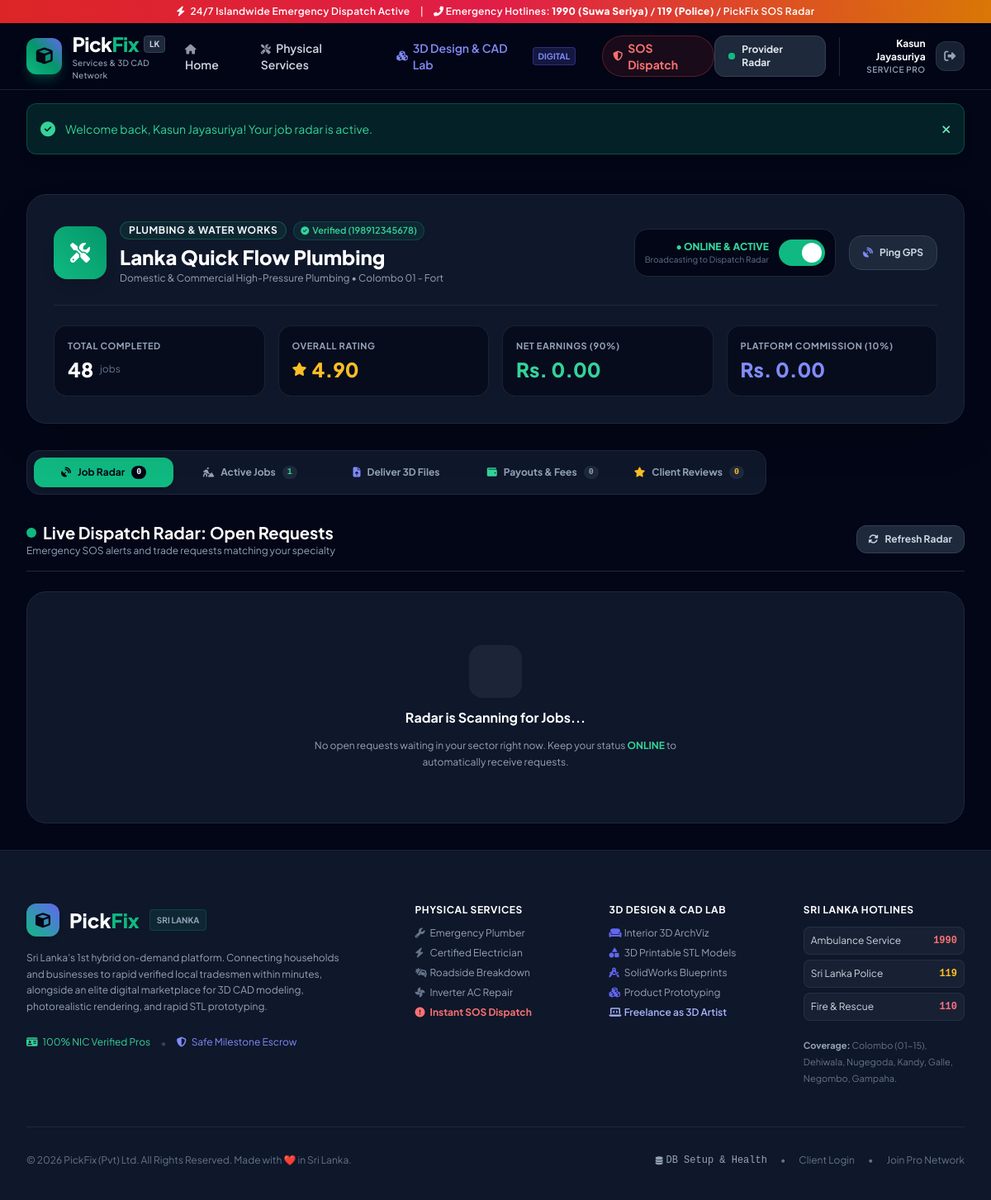
Screenshot of /provider_dashboard.php (signed in) with the database file from the repository.
### tables this page shows
CREATE TABLE `providers` (
    `id` INT AUTO_INCREMENT PRIMARY KEY,
    `user_id` INT NOT NULL UNIQUE,
    `workshop_name` VARCHAR(150) NULL COMMENT 'Registered garage, workshop, or studio name',
    `category` VARCHAR(50) NOT NULL COMMENT 'plumber, electrician, mechanic, ac_repair, 3d_design, emergency',
    `sub_category` VARCHAR(120) NULL COMMENT 'e.g. Hybrid Diagnostics, Engine Repair, Bodywork, Emergency Towing',
    `engine_types` VARCHAR(120) NULL DEFAULT 'Petrol, Diesel, Hybrid/EV' COMMENT 'Supported engine types for mechanics',
    `specialties` VARCHAR(255) NULL COMMENT 'Comma-separated keywords for instant search',
    `towing_available` TINYINT(1) NOT NULL DEFAULT 0 COMMENT '1 = Flatbed/wheel-lift towing truck available',
    `nic_number` VARCHAR(20) NOT NULL COMMENT 'Sri Lankan NIC format (e.g. 199012345678 or 901234567V)',
    `is_verified` TINYINT(1) NOT NULL DEFAULT 1 COMMENT '1 = Verified with Sri Lankan NIC & Business Registration, 0 = Pending',
    `is_online` TINYINT(1) NOT NULL DEFAULT 1 COMMENT '1 = Online / Available for Job Radar, 0 = Offline',
    `current_lat` DECIMAL(10, 8) NOT NULL DEFAULT 6.92710000 COMMENT 'Current latitude (Default Colombo)',
    `current_lng` DECIMAL(11, 8) NOT NULL DEFAULT 79.86120000 COMMENT 'Current longitude (Default Colombo)',
    `city` VARCHAR(100) NOT NULL DEFAULT 'Colombo',
    `rating` DECIMAL(3, 2) NOT NULL DEFAULT 4.80,
    `total_jobs` INT NOT NULL DEFAULT 0,
    `hourly_rate` DECIMAL(10, 2) NOT NULL DEFAULT 2500.00 COMMENT 'Base service or hourly rate in LKR',
    `bio` TEXT NULL,
    `portfolio_url` VARCHAR(255) NULL,
    `created_at` TIMESTAMP NOT NULL DEFAULT CURRENT_TIMESTAMP,
    `updated_at` TIMESTAMP NOT NULL DEFAULT CURRENT_TIMESTAMP ON UPDATE CURRENT_TIMESTAMP,
    CONSTRAINT `fk_providers_user` FOREIGN KEY (`user_id`) REFERENCES `users` (`id`) ON DELETE CASCADE,
    INDEX `idx_providers_category` (`category`),
    INDEX `idx_providers_online` (`is_online`),
    INDEX `idx_providers_verified` (`is_verified`),
    INDEX `idx_providers_towing` (`towing_available`),
    INDEX `idx_providers_location` (`current_lat`, `current_lng`)
);

CREATE TABLE `users` (
    `id` INT AUTO_INCREMENT PRIMARY KEY,
    `name` VARCHAR(100) NOT NULL,
    `email` VARCHAR(150) NOT NULL UNIQUE,
    `phone` VARCHAR(20) NOT NULL,
    `password_hash` VARCHAR(255) NOT NULL,
    `role` ENUM('customer', 'provider') NOT NULL DEFAULT 'customer',
    `avatar_url` VARCHAR(255) NULL DEFAULT 'assets/images/default-avatar.png',
    `created_at` TIMESTAMP NOT NULL DEFAULT CURRENT_TIMESTAMP,
    `updated_at` TIMESTAMP NOT NULL DEFAULT CURRENT_TIMESTAMP ON UPDATE CURRENT_TIMESTAMP,
    INDEX `idx_users_email` (`email`),
    INDEX `idx_users_role` (`role`)
);

### provider_dashboard.php (the view, shortened to what the rows shown need)
<?php
require_once __DIR__ . '/config/database.php';
$currentUser = current_user();
$db = get_db();
$provStmt = $db->prepare("
    SELECT p.*, u.name, u.email, u.phone
    FROM providers p
    JOIN users u ON p.user_id = u.id
    WHERE p.id = :pid LIMIT 1
");
$provStmt->execute([':pid' => $currentUser['provider_id']]);
$providerProfile = $provStmt->fetch();
$providerCategory = $providerProfile['category'];
$is3DDesigner = ($providerCategory === '3d_design');
$isMechanic = ($providerCategory === 'mechanic');
require_once __DIR__ . '/includes/header.php';
?>
<div class="max-w-7xl mx-auto px-4 sm:px-6 lg:px-8 py-8 w-full">
    <div class="bg-dark-900 border border-slate-800 rounded-3xl p-6 sm:p-8 shadow-2xl mb-8 backdrop-blur-xl">
        <div class="flex flex-col lg:flex-row lg:items-center justify-between gap-6 pb-6 border-b border-slate-800">
            <div class="flex items-center gap-4">
                <div>
                    <div class="flex items-center gap-2 mb-1">
                        <span class="text-xs font-bold uppercase tracking-wider <?= $is3DDesigner ? 'text-indigo-400 bg-indigo-500/10 border-indigo-500/30' : ($isMechanic ? 'text-amber-400 bg-amber-500/10 border-amber-500/30' : 'text-brand-400 bg-brand-500/10 border-brand-500/30') ?> px-2.5 py-0.5 rounded-full border">
                            <?= sanitize(get_service_label($providerCategory)) ?>
                        </span>
                        <span class="text-[11px] text-emerald-400 bg-emerald-500/10 px-2 py-0.5 rounded-full border border-emerald-500/20 font-semibold flex items-center gap-1">
                            <i class="fas fa-check-circle text-[10px]"></i> Verified (<?= sanitize($providerProfile['nic_number']) ?>)
                        </span>
                    </div>
                    <h1 class="text-2xl font-black text-white">
                        <?= sanitize($providerProfile['workshop_name'] ?: $providerProfile['name']) ?>
                    </h1>
                    <p class="text-xs text-slate-400 mt-0.5">
                        <?= sanitize($providerProfile['sub_category'] ?: 'Sri Lanka Registered Pro') ?> • <?= sanitize($providerProfile['city']) ?>
                    </p>
                </div>
            </div>
        </div>
        <div class="grid grid-cols-2 sm:grid-cols-4 gap-4 pt-6">
            <div class="p-4 bg-slate-950/60 rounded-2xl border border-slate-800/80">
                <span class="text-[11px] font-bold uppercase tracking-wider text-slate-400 block mb-1">Total Completed</span>
                <div class="text-2xl font-black text-white flex items-center gap-2">
                    <?= (int)$providerProfile['total_jobs'] ?>
                    <span class="text-xs font-normal text-slate-500">jobs</span>
                </div>
            </div>
            <div class="p-4 bg-slate-950/60 rounded-2xl border border-slate-800/80">
                <span class="text-[11px] font-bold uppercase tracking-wider text-slate-400 block mb-1">Overall Rating</span>
                <div class="text-2xl font-black text-amber-400 flex items-center gap-1.5">
                    <i class="fas fa-star text-base"></i>
                    <?= number_format((float)$providerProfile['rating'], 2) ?>
                </div>
            </div>
        </div>
    </div>
    <div id="pTabContent-radar" class="space-y-6">
        <div class="flex items-center justify-between pb-4 border-b border-slate-800">
            <div>
                <h2 class="text-xl font-bold text-white flex items-center gap-2">
                    <span class="w-3 h-3 rounded-full bg-emerald-500 animate-ping"></span>
                    Live Dispatch Radar: Open Requests
                </h2>
            </div>
        </div>
    </div>
</div>
<?php require_once __DIR__ . '/includes/footer.php'; ?>

### includes/header.php (shortened to what the rows shown need)
<?php
require_once __DIR__ . '/../config/database.php';
$currentUser = current_user();
?>
<!DOCTYPE html>
<html lang="en" class="scroll-smooth">
<head>
    <script src="https://cdn.tailwindcss.com"></script>
    <link rel="stylesheet" href="https://cdnjs.cloudflare.com/ajax/libs/font-awesome/6.4.0/css/all.min.css">
    <link rel="stylesheet" href="https://unpkg.com/leaflet@1.9.4/dist/leaflet.css"/>
</head>
<body class="bg-dark-950 text-slate-100 min-h-screen flex flex-col selection:bg-brand-500 selection:text-slate-950">
    <nav class="sticky top-0 z-50 backdrop-blur-md bg-dark-950/90 border-b border-slate-800/80 transition-all">
        <div class="max-w-7xl mx-auto px-4 sm:px-6 lg:px-8">
            <div class="flex items-center justify-between h-20">
                <div class="hidden sm:flex items-center gap-4">
                    <?php if ($currentUser): ?>
                        <?php if ($currentUser['role'] === 'customer'): ?>
                            <a href="customer_dashboard.php" class="inline-flex items-center gap-2 px-4 py-2 rounded-xl text-xs font-bold bg-dark-800 border border-slate-700 hover:border-brand-500 text-slate-200 hover:text-white transition shadow-sm">
                                <i class="fas fa-th-large text-brand-500"></i> Customer Hub
                            </a>
                        <?php else: ?>
                            <a href="provider_dashboard.php" class="inline-flex items-center gap-2 px-4 py-2 rounded-xl text-xs font-bold bg-dark-800 border border-slate-700 hover:border-indigo-500 text-slate-200 hover:text-white transition shadow-sm">
                                <span class="relative flex h-2 w-2">
                                    <span class="relative inline-flex rounded-full h-2 w-2 bg-emerald-500"></span>
                                </span>
                                Provider Radar
                            </a>
                        <?php endif; ?>
                        <div class="flex items-center gap-3 pl-2 border-l border-slate-800">
                            <div class="flex flex-col text-right">
                                <span class="text-xs font-bold text-white"><?= sanitize($currentUser['name']) ?></span>
                                <span class="text-[10px] font-semibold text-slate-400 uppercase tracking-wider">
                                    <?= $currentUser['role'] === 'provider' ? ($currentUser['category'] === '3d_design' ? '3D CAD Designer' : 'Service Pro') : 'Client' ?>
                                </span>
                            </div>
                            <a href="logout.php" title="Sign Out" class="w-9 h-9 rounded-xl bg-slate-800/80 hover:bg-rose-500/20 hover:text-rose-400 text-slate-400 flex items-center justify-center transition border border-slate-700/60">
                                <i class="fas fa-sign-out-alt text-sm"></i>
                            </a>
                        </div>
                    <?php endif; ?>
                </div>
            </div>
        </div>
    </nav>

### rows the page displays
providers: user.name "Kasun Jayasuriya", category "PLUMBING & WATER WORKS", nic_number "198912345678", workshop_name "Lanka Quick Flow Plumbing", sub_category "Domestic & Commercial High-Pressure Plumbing", city "Colombo 01 - Fort", total_jobs "48", rating "4.90"

### other values shown
$flashSuccess "Welcome back, Kasun Jayasuriya! Your job radar is active."
format_lkr($totalNetPayout) "Rs. 0.00"
format_lkr($totalPlatformFee) "Rs. 0.00"
count($incomingRadarRequests) "0"
count($myActiveJobs) "1"
count($providerTransactions) "0"
count($providerReviews) "0"
